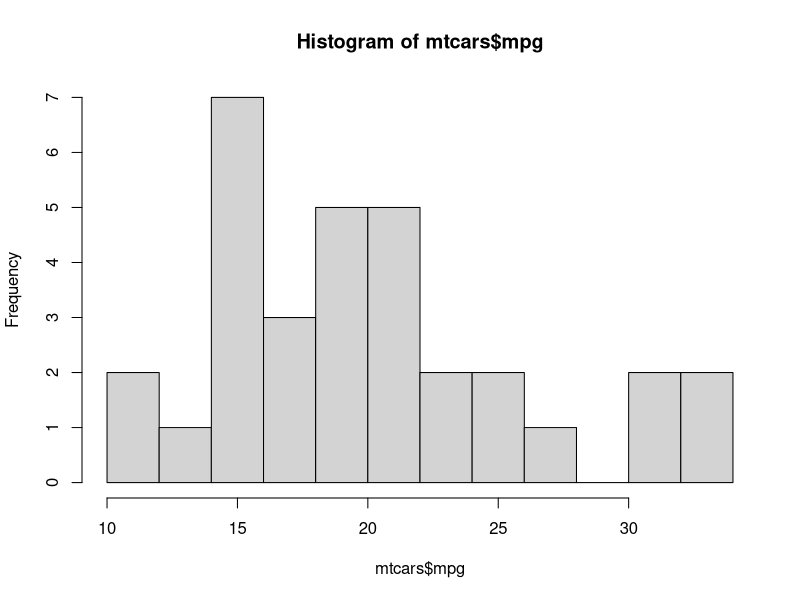
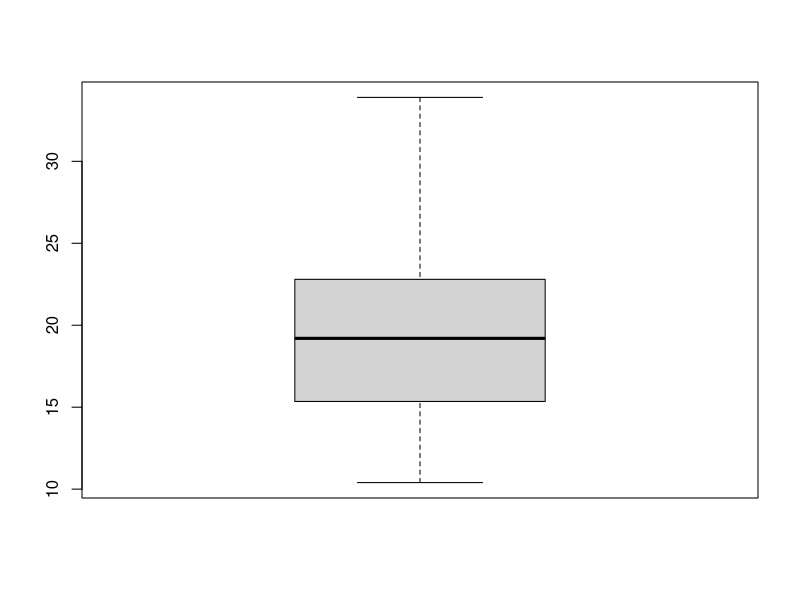

Write the R code that produced these figures, in order. (Note: this script raises an error after producing the figures.)
data(mtcars)
str(mtcars)
head(mtcars)
fivenum(mtcars$mpg)
hist(mtcars$mpg, breaks = 10)
IQR(mtcars$mpg) #outliers
boxplot(mtcars$mpg)
mtcars<-edit(mtcars)
boxplot(mtcars$mpg) #shows outliers now as changes made from edit
data(mtcars)
str(mtcars)
summary(mtcars)
boxplot(mtcars) 
boxplot(mtcars$mpg~mtcars$cyl)
bwplot(mtcars$mpg~mtcars$cyl)
qplot(mtcars$mpg,mtcars$cyl,data=mtcars,geom="boxplot")
library(survival)
library(Formula)
library(Hmisc)
install.packages("psych")
library(psych)

tidescribe(mtcars) #gives 10 percent,20 percent values also
describe(mtcars$mpg) #missing values and unique values
fivenum(mtcars$mpg)
A1<-summarize(mtcars$mpg,mtcars$cyl,summary)
A1
pie(mtcars$mpg,mtcars$cyl)


data(iris)
head(iris)
str(iris)
boxplot(iris$Sepal.Length ~ iris$Species)
boxplot(iris$Sepal.Length ~ iris$Species,main="Petal Length") 
boxplot(iris$Sepal.Length ~ iris$Species,main="Petal Length",xlab = "Species",ylab="Petal Length",col="blue") 
par(bg="skyblue")

library(lattice)
bwplot(iris$Sepal.Length ~ iris$Species) #Box Wiskers plot
xyplot(iris$Sepal.Length ~ iris$Species,col="red",pch=20)
#pch shows the pattern of design
install.packages("ggplot2")
library(ggplot2)
qplot(iris$Species,iris$Sepal.Length,data=iris,geom="boxplot")

summary(iris)
